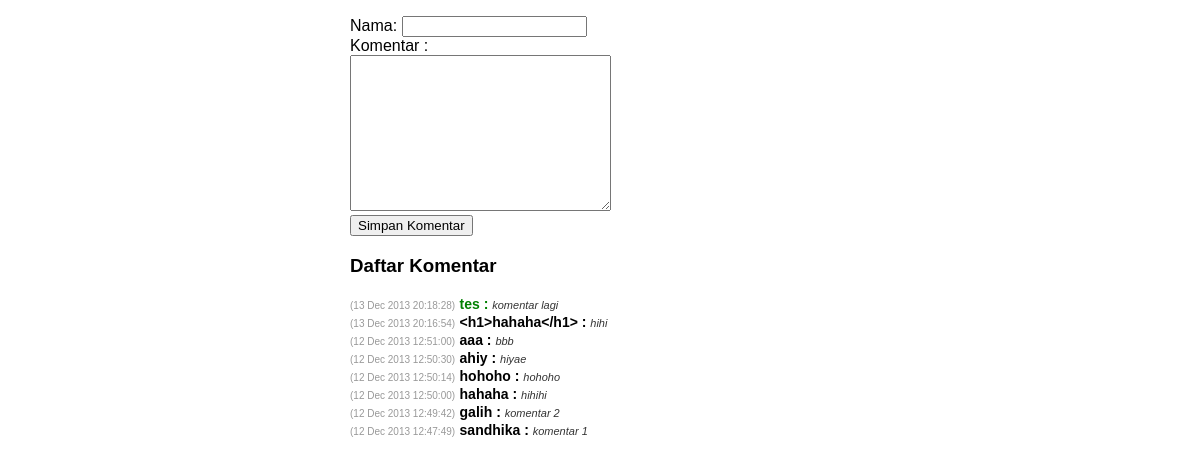
/ajax3/index.php, run on the app's committed database.
### tables this page shows
CREATE TABLE `komentar` (
  `id` int(11) NOT NULL AUTO_INCREMENT,
  `nama` varchar(32) NOT NULL,
  `pesan` varchar(255) NOT NULL,
  `waktu` varchar(64) NOT NULL,
  PRIMARY KEY (`id`),
  KEY `nama` (`nama`)
);

### ajax3/functions.php (called while the page is built, shortened)
<?php
function query($conn, $query) {
	$results = mysqli_query($conn, $query);
	$rows = array();
	while ( $row = mysqli_fetch_assoc($results) ) {
		$rows[] = $row;
	}
	return $rows;
}
?>

### ajax3/index.php (the view, shortened to what this page needs)
<?php
require 'functions.php';
$conn = konek();
$komentar = query($conn, "SELECT * FROM komentar ORDER BY id DESC");
?>
<!doctype html>
<html>
<head>
	<link rel="stylesheet" href="css/style.css">
</head>
<body>
	<form action="" method="post" id="form-komentar">
		<ul>
			<li>
				<label for="nama">Nama: </label>
				<input type="text" name="nama" id="nama" autofocus required>
			</li>
			<li>
				<label for="komentar">Komentar : </label><br>
				<textarea name="komentar" id="komentar" cols="30" rows="10" required></textarea>
			</li>
			<li>
				<button type="submit" name="submit" id="submit">Simpan Komentar</button>
			</li>
		</ul>
	</form>
	<div>
		<h3>Daftar Komentar</h3>
		<ul id="daftar-komentar">
			<?php foreach( $komentar as $baris ) : ?>
			<li>
				<span class="tanggal">(<?= $baris["waktu"]; ?>)</span>
				<span class="nama"><?= $baris["nama"]; ?> : </span>
				<span class="komentar"><?= $baris["pesan"]; ?> </span>
			</li>
			<?php endforeach; ?>
		</ul>
	</div>
</body>
</html>

### ajax3/css/style.css (style rules this page uses)
body { width: 500px; margin: auto; font-family: arial; }
ul { list-style: none; padding: 0; }
#daftar-komentar li:first-child { color: green; }
.nama { font-weight: bold; font-size: 14px; }
.tanggal { font-size: 10px; color: #999; }
.komentar { font-size: 11px; color: #333; font-style: italic; }

### data on the page
komentar: waktu "13 Dec 2013 20:18:28", nama "tes", pesan "komentar lagi"
komentar: waktu "13 Dec 2013 20:16:54", nama "<h1>hahaha</h1>", pesan "hihi"
komentar: waktu "12 Dec 2013 12:51:00", nama "aaa", pesan "bbb"
komentar: waktu "12 Dec 2013 12:50:30", nama "ahiy", pesan "hiyae"
komentar: waktu "12 Dec 2013 12:50:14", nama "hohoho", pesan "hohoho"
komentar: waktu "12 Dec 2013 12:50:00", nama "hahaha", pesan "hihihi"
komentar: waktu "12 Dec 2013 12:49:42", nama "galih", pesan "komentar 2"
komentar: waktu "12 Dec 2013 12:47:49", nama "sandhika", pesan "komentar 1"
